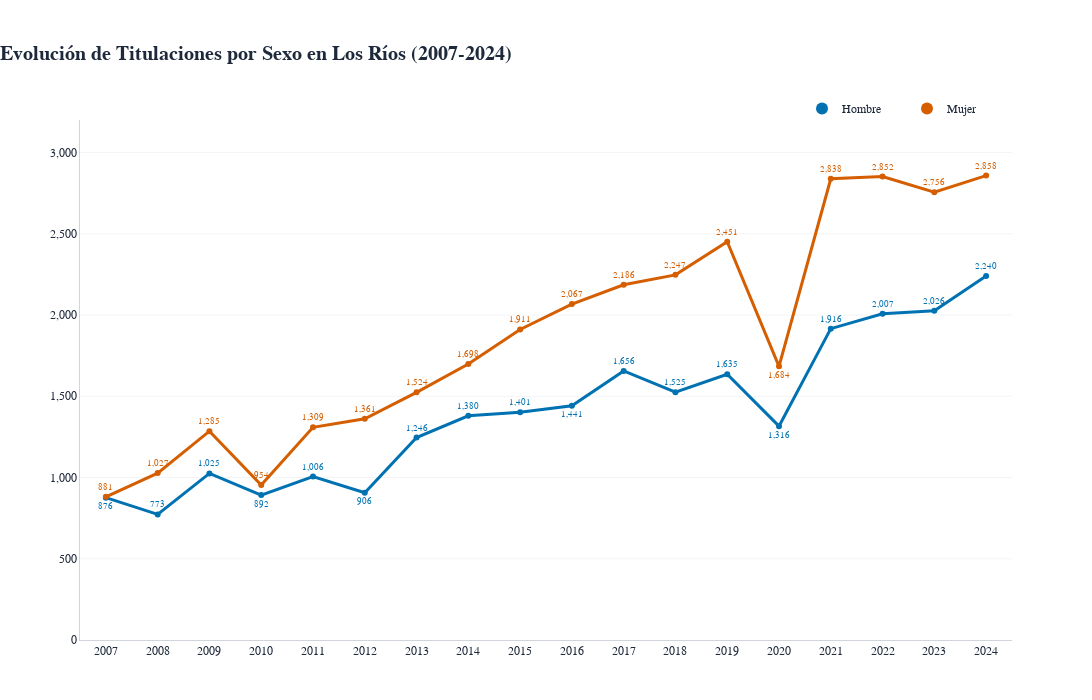

Here is the notebook cell this chart was saved with:
### Markdown cell above
---

## 7. Visualización: Titulaciones por sexo

El siguiente gráfico compara la evolución de titulaciones entre hombres y mujeres. Se utiliza una paleta accesible y una leyenda personalizada para facilitar la comparación y el análisis de tendencias de paridad o brecha de género.

### Code cell
# Visualización profesional de titulaciones por sexo
colores_sexo = {
    'Hombre': '#0072B2',
    'Mujer': '#D55E00'
}
fig_sexo = go.Figure()
hombre_abajo = [2007, 2010, 2012, 2016, 2020]
for sexo in ['Hombre', 'Mujer']:
    if sexo == 'Hombre':
        textpositions = ['bottom center' if año in hombre_abajo else 'top center' for año in df_sexo['Año']]
    elif sexo == 'Mujer':
        textpositions = ['bottom center' if año == 2020 else 'top center' for año in df_sexo['Año']]
    fig_sexo.add_trace(go.Scatter(
        x=df_sexo['Año'],
        y=df_sexo[sexo],
        mode='lines+markers+text',
        line=dict(color=colores_sexo[sexo], width=3),
        marker=dict(size=6, color=colores_sexo[sexo]),
        text=df_sexo[sexo].apply(lambda x: f'{x:,}'),
        textposition=textpositions,
        textfont=dict(family='Georgia, serif', size=9, color=colores_sexo[sexo]),
        name=sexo,
        showlegend=False,
        hovertemplate=f'<b>{sexo}</b>: %{{y:,}}<extra></extra>'
    ))
    fig_sexo.add_trace(go.Scatter(
        x=[None],
        y=[None],
        mode='markers',
        marker=dict(size=11, color=colores_sexo[sexo], symbol='circle', line=dict(width=0)),
        name=sexo,
        showlegend=True,
        hoverinfo='skip'
    ))
fig_sexo.update_layout(
    title=dict(
        text='<b>Evolución de Titulaciones por Sexo en Los Ríos (2007-2024)</b>',
        x=0,
        font=dict(size=20, family='Georgia, serif', color='#1e293b')
    ),
    xaxis=dict(
        title='',
        showgrid=False,
        tickfont=dict(family='Georgia, serif', size=12),
        linecolor='#d1d5db',
        tickcolor='#d1d5db',
        range=[2006.5, 2024.5],
        tickmode='array',
        tickvals=list(range(2007, 2025)),
        ticktext=[str(year) for year in range(2007, 2025)]
    ),
    yaxis=dict(
        title='',
        showgrid=True,
        gridcolor='#f3f4f6',
        gridwidth=1,
        tickfont=dict(family='Georgia, serif', size=12),
        linecolor='#d1d5db',
        tickcolor='#d1d5db',
        tickformat=',',
        range=[0, 3200]
    ),
    plot_bgcolor='white',
    paper_bgcolor='white',
    font=dict(family='Georgia, serif', color='#1e293b'),
    showlegend=True,
    legend=dict(
        orientation="h",
        yanchor="top",
        y=1.05,
        xanchor="right",
        x=1,
        font=dict(family='Georgia, serif', size=12),
        bgcolor='rgba(0,0,0,0)',
        bordercolor=None,
        borderwidth=0,
        itemwidth=30,
        itemsizing='constant',
        traceorder='normal',
        title_text='',
        valign='middle',
        entrywidth=60,
        entrywidthmode='pixels'
    ),
    width=1100,
    height=700,
    margin=dict(l=80, r=80, t=120, b=60),
    hovermode='x unified'
)
fig_sexo.show()

### Figure 1 — Plotly figure (JSON) as saved in the notebook; plotly's stock layout.template omitted (floating-point values rounded to 4 significant figures)
{"data": [{"hovertemplate": "<b>Hombre</b>: %{y:,}<extra></extra>", "line": {"color": "#0072B2", "width": 3}, "marker": {"color": "#0072B2", "size": 6}, "mode": "lines+markers+text", "name": "Hombre", "showlegend": false, "text": ["876", "773", "1,025", "892", "1,006", "906", "1,246", "1,380", "1,401", "1,441", "1,656", "1,525", "1,635", "1,316", "1,916", "2,007", "2,026", "2,240"], "textfont": {"color": "#0072B2", "family": "Georgia, serif", "size": 9}, "textposition": ["bottom center", "top center", "top center", "bottom center", "top center", "bottom center", "top center", "top center", "top center", "bottom center", "top center", "top center", "top center", "bottom center", "top center", "top center", "top center", "top center"], "type": "scatter", "x": [2007, 2008, 2009, 2010, 2011, 2012, 2013, 2014, 2015, 2016, 2017, 2018, 2019, 2020, 2021, 2022, 2023, 2024], "y": [876, 773, 1025, 892, 1006, 906, 1246, 1380, 1401, 1441, 1656, 1525, 1635, 1316, 1916, 2007, 2026, 2240]}, {"hoverinfo": "skip", "marker": {"color": "#0072B2", "line": {"width": 0}, "size": 11, "symbol": "circle"}, "mode": "markers", "name": "Hombre", "showlegend": true, "type": "scatter", "x": [null], "y": [null]}, {"hovertemplate": "<b>Mujer</b>: %{y:,}<extra></extra>", "line": {"color": "#D55E00", "width": 3}, "marker": {"color": "#D55E00", "size": 6}, "mode": "lines+markers+text", "name": "Mujer", "showlegend": false, "text": ["881", "1,027", "1,285", "954", "1,309", "1,361", "1,524", "1,698", "1,911", "2,067", "2,186", "2,247", "2,451", "1,684", "2,838", "2,852", "2,756", "2,858"], "textfont": {"color": "#D55E00", "family": "Georgia, serif", "size": 9}, "textposition": ["top center", "top center", "top center", "top center", "top center", "top center", "top center", "top center", "top center", "top center", "top center", "top center", "top center", "bottom center", "top center", "top center", "top center", "top center"], "type": "scatter", "x": [2007, 2008, 2009, 2010, 2011, 2012, 2013, 2014, 2015, 2016, 2017, 2018, 2019, 2020, 2021, 2022, 2023, 2024], "y": [881, 1027, 1285, 954, 1309, 1361, 1524, 1698, 1911, 2067, 2186, 2247, 2451, 1684, 2838, 2852, 2756, 2858]}, {"hoverinfo": "skip", "marker": {"color": "#D55E00", "line": {"width": 0}, "size": 11, "symbol": "circle"}, "mode": "markers", "name": "Mujer", "showlegend": true, "type": "scatter", "x": [null], "y": [null]}], "layout": {"font": {"color": "#1e293b", "family": "Georgia, serif"}, "height": 700, "hovermode": "x unified", "legend": {"bgcolor": "rgba(0,0,0,0)", "borderwidth": 0, "entrywidth": 60, "entrywidthmode": "pixels", "font": {"family": "Georgia, serif", "size": 12}, "itemsizing": "constant", "itemwidth": 30, "orientation": "h", "title": {"text": ""}, "traceorder": "normal", "valign": "middle", "x": 1, "xanchor": "right", "y": 1.05, "yanchor": "top"}, "margin": {"b": 60, "l": 80, "r": 80, "t": 120}, "paper_bgcolor": "white", "plot_bgcolor": "white", "showlegend": true, "title": {"font": {"color": "#1e293b", "family": "Georgia, serif", "size": 20}, "text": "<b>Evolución de Titulaciones por Sexo en Los Ríos (2007-2024)</b>", "x": 0}, "width": 1100, "xaxis": {"linecolor": "#d1d5db", "range": [2006.0, 2024.0], "showgrid": false, "tickcolor": "#d1d5db", "tickfont": {"family": "Georgia, serif", "size": 12}, "tickmode": "array", "ticktext": ["2007", "2008", "2009", "2010", "2011", "2012", "2013", "2014", "2015", "2016", "2017", "2018", "2019", "2020", "2021", "2022", "2023", "2024"], "tickvals": [2007, 2008, 2009, 2010, 2011, 2012, 2013, 2014, 2015, 2016, 2017, 2018, 2019, 2020, 2021, 2022, 2023, 2024], "title": {"text": ""}}, "yaxis": {"gridcolor": "#f3f4f6", "gridwidth": 1, "linecolor": "#d1d5db", "range": [0, 3200], "showgrid": true, "tickcolor": "#d1d5db", "tickfont": {"family": "Georgia, serif", "size": 12}, "tickformat": ",", "title": {"text": ""}}}}
